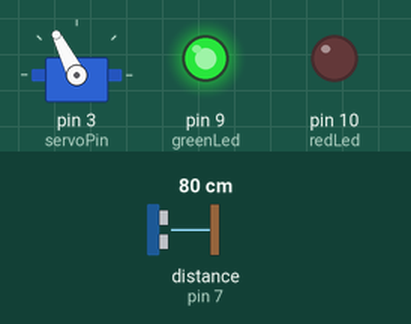
Recording of a sketch running on a simulated Arduino Uno, built with avr-gcc and run on an emulated ATmega328P. Parts: servo, output pins drawn as LEDs (lit = HIGH). Wiring (inferred from the names in the program): ultrasonic range finder: trigger pin 6; echo pin 7. Inputs (shaded band) come from the test bench; at power-on: distance to the obstacle (sensor on pin 7) 80 cm. The echo pulse lasts 58.3 µs per cm; pins used as bus, display or sensor lines are not drawn.

Above: at 2.2 s.
2.3 s: distance to the obstacle (sensor on pin 7) set to 9 cm
At 2.9 s:
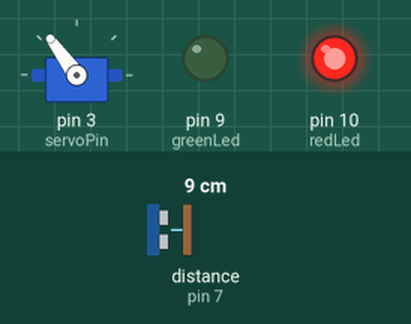
3.8 s: distance to the obstacle (sensor on pin 7) set to 7 cm
5.3 s: distance to the obstacle (sensor on pin 7) set to 4 cm
At 5.9 s:
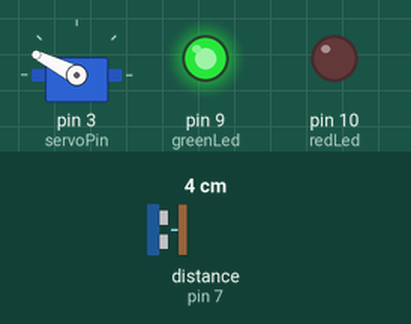
8.3 s: distance to the obstacle (sensor on pin 7) set to 18 cm
At 8.9 s:
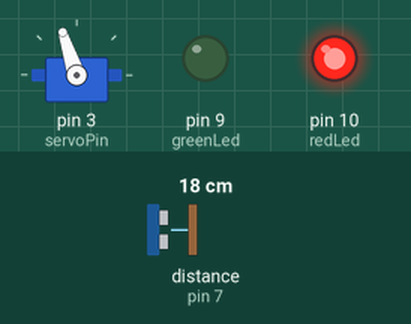
Timing chart, 0 to 10.8 s (numbered marks = the images above; inputs shaded):
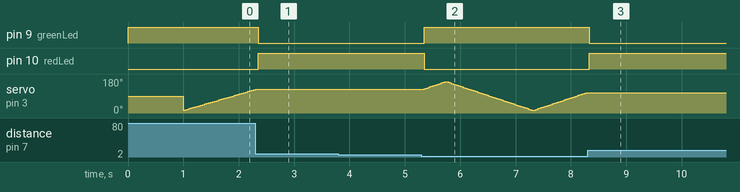

Measured:
- the behaviour switches between 6 and 5 cm on distance to the obstacle (sensor on pin 7) (found by bisection; images 1 and 2)
- after the input at 2.3 s, pin 9 (greenLed): HIGH → LOW after 0.06 s; pin 10 (redLed): LOW → HIGH after 0.06 s; servo on pin 3 (servoPin): goes on until 2.3 s, then stays 126°
- after the input at 3.8 s, every drawn part: stays the same
- after the input at 5.3 s, pin 9 (greenLed): LOW → HIGH after 0.05 s; pin 10 (redLed): HIGH → LOW after 0.05 s
- after the input at 8.3 s, pin 9 (greenLed): HIGH → LOW at once; pin 10 (redLed): LOW → HIGH at once; servo on pin 3 (servoPin): stops changing and stays 108°

The sketch:

ardunio-radar-target-lock.ino
```cpp
#include <Servo.h>

#define echoPin 7
#define trigPin 6
#define greenLed 9
#define redLed 10
#define servoPin 3

Servo radarServo;

bool isTargetFound = false;
String mode = "Searching";
int angle = 90;

void setup() {
  Serial.begin(9600);

  pinMode(trigPin, OUTPUT);
  pinMode(echoPin, INPUT);
  pinMode(greenLed, OUTPUT);
  pinMode(redLed, OUTPUT);

  radarServo.attach(servoPin);
  radarServo.write(angle);

  digitalWrite(greenLed, HIGH);
  digitalWrite(redLed, LOW);

  delay(1000);
}

void loop() {

  // İleri Tarama (15° -> 165°)
  for (int a = 15; a <= 165; a += 3) {
    scan(a);
  }

  // Geri Tarama (165° -> 15°)
  for (int a = 165; a >= 15; a -= 3) {
    scan(a);
  }
}

void scan(int targetAngle){
  //Motoru yeni açıya götür ve bekle
  radarServo.write(targetAngle);
  delay(30);

  //Mesafeyi ölç
  int distance = getDistance();

  if(distance >= 5 && distance <= 25){
    delay(20);
    int confirm = getDistance();
    if(confirm < 5 || confirm > 25) return;

    isTargetFound = true;
    mode = "Hunting";
    digitalWrite(redLed,HIGH);
    digitalWrite(greenLed,LOW);

    //Gürültülü verileri engellemek için
    int counter = 0;

    //Hedef sabit kaldığı sürece kitli bekle
    while (isTargetFound) {
      delay(40);
      distance = getDistance();

      if (distance < 5 || distance > 25) {
        counter++;
        if (counter >= 2) {
          isTargetFound = false;
        }
      } else {
        counter = 0;
      }
    }

    mode = "Searching";
    digitalWrite(redLed, LOW);
    digitalWrite(greenLed, HIGH);
  }
}

int getDistance() {
  digitalWrite(trigPin, LOW);
  delayMicroseconds(2);
  digitalWrite(trigPin, HIGH);
  delayMicroseconds(10);
  digitalWrite(trigPin, LOW);

  long duration = pulseIn(echoPin, HIGH, 25000);
  if (duration == 0) return 400;
  return duration * 0.034 / 2;

}
```
